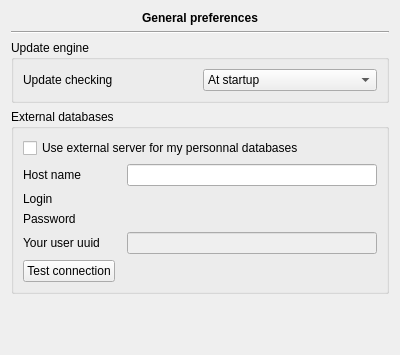
<?xml version="1.0" encoding="UTF-8"?>
<ui version="4.0">
 <class>MainWin::Internal::MainWindowPreferencesWidget</class>
 <widget class="QWidget" name="MainWin::Internal::MainWindowPreferencesWidget">
  <property name="geometry">
   <rect>
    <x>0</x>
    <y>0</y>
    <width>400</width>
    <height>355</height>
   </rect>
  </property>
  <property name="windowTitle">
   <string>Form</string>
  </property>
  <layout class="QGridLayout" name="gridLayout_2">
   <item row="0" column="0" colspan="3">
    <widget class="QLabel" name="label_2">
     <property name="sizePolicy">
      <sizepolicy hsizetype="Expanding" vsizetype="Preferred">
       <horstretch>0</horstretch>
       <verstretch>0</verstretch>
      </sizepolicy>
     </property>
     <property name="font">
      <font>
       <weight>75</weight>
       <bold>true</bold>
      </font>
     </property>
     <property name="text">
      <string>General preferences</string>
     </property>
     <property name="alignment">
      <set>Qt::AlignCenter</set>
     </property>
    </widget>
   </item>
   <item row="1" column="0" rowspan="2" colspan="3">
    <widget class="Line" name="line">
     <property name="orientation">
      <enum>Qt::Horizontal</enum>
     </property>
    </widget>
   </item>
   <item row="4" column="0" colspan="3">
    <widget class="QGroupBox" name="groupBox">
     <property name="title">
      <string>External databases</string>
     </property>
     <property name="checkable">
      <bool>false</bool>
     </property>
     <property name="checked">
      <bool>false</bool>
     </property>
     <layout class="QGridLayout" name="gridLayout">
      <item row="2" column="0">
       <widget class="QLabel" name="label_3">
        <property name="text">
         <string>Host name</string>
        </property>
       </widget>
      </item>
      <item row="2" column="2">
       <widget class="QLineEdit" name="host"/>
      </item>
      <item row="3" column="0">
       <widget class="QLabel" name="label_4">
        <property name="text">
         <string>Login</string>
        </property>
       </widget>
      </item>
      <item row="3" column="2">
       <widget class="Utils::LineEditEchoSwitcher" name="log" native="true"/>
      </item>
      <item row="4" column="0">
       <widget class="QLabel" name="label_5">
        <property name="text">
         <string>Password</string>
        </property>
       </widget>
      </item>
      <item row="4" column="2">
       <widget class="Utils::LineEditEchoSwitcher" name="pass" native="true"/>
      </item>
      <item row="0" column="0" colspan="3">
       <widget class="QCheckBox" name="useExternalDB">
        <property name="text">
         <string>Use external server for my personnal databases</string>
        </property>
       </widget>
      </item>
      <item row="6" column="2">
       <widget class="QLineEdit" name="userUuid">
        <property name="enabled">
         <bool>false</bool>
        </property>
       </widget>
      </item>
      <item row="6" column="0">
       <widget class="QLabel" name="label_6">
        <property name="text">
         <string>Your user uuid</string>
        </property>
       </widget>
      </item>
      <item row="7" column="0">
       <widget class="QPushButton" name="testButton">
        <property name="text">
         <string>Test connection</string>
        </property>
       </widget>
      </item>
      <item row="7" column="1" colspan="2">
       <widget class="QLabel" name="testConnectionLabel">
        <property name="text">
         <string/>
        </property>
       </widget>
      </item>
     </layout>
    </widget>
   </item>
   <item row="5" column="1">
    <spacer name="verticalSpacer">
     <property name="orientation">
      <enum>Qt::Vertical</enum>
     </property>
     <property name="sizeHint" stdset="0">
      <size>
       <width>20</width>
       <height>40</height>
      </size>
     </property>
    </spacer>
   </item>
   <item row="3" column="0" colspan="3">
    <widget class="QGroupBox" name="groupBox_2">
     <property name="title">
      <string>Update engine</string>
     </property>
     <layout class="QGridLayout" name="gridLayout_3">
      <item row="0" column="0">
       <widget class="QLabel" name="label">
        <property name="text">
         <string>Update checking</string>
        </property>
       </widget>
      </item>
      <item row="0" column="1">
       <widget class="QComboBox" name="updateCheckingCombo">
        <item>
         <property name="text">
          <string>At startup</string>
         </property>
        </item>
        <item>
         <property name="text">
          <string>Each weeks</string>
         </property>
        </item>
        <item>
         <property name="text">
          <string>Each months</string>
         </property>
        </item>
        <item>
         <property name="text">
          <string>Each quarters</string>
         </property>
        </item>
        <item>
         <property name="text">
          <string>Never (on user's demand)</string>
         </property>
        </item>
       </widget>
      </item>
     </layout>
    </widget>
   </item>
  </layout>
 </widget>
 <customwidgets>
  <customwidget>
   <class>Utils::LineEditEchoSwitcher</class>
   <extends>QWidget</extends>
   <header location="global">utils/widgets/lineeditechoswitcher.h</header>
   <container>1</container>
  </customwidget>
 </customwidgets>
 <tabstops>
  <tabstop>updateCheckingCombo</tabstop>
  <tabstop>useExternalDB</tabstop>
  <tabstop>host</tabstop>
  <tabstop>log</tabstop>
  <tabstop>pass</tabstop>
  <tabstop>userUuid</tabstop>
  <tabstop>testButton</tabstop>
 </tabstops>
 <resources/>
 <connections/>
</ui>
